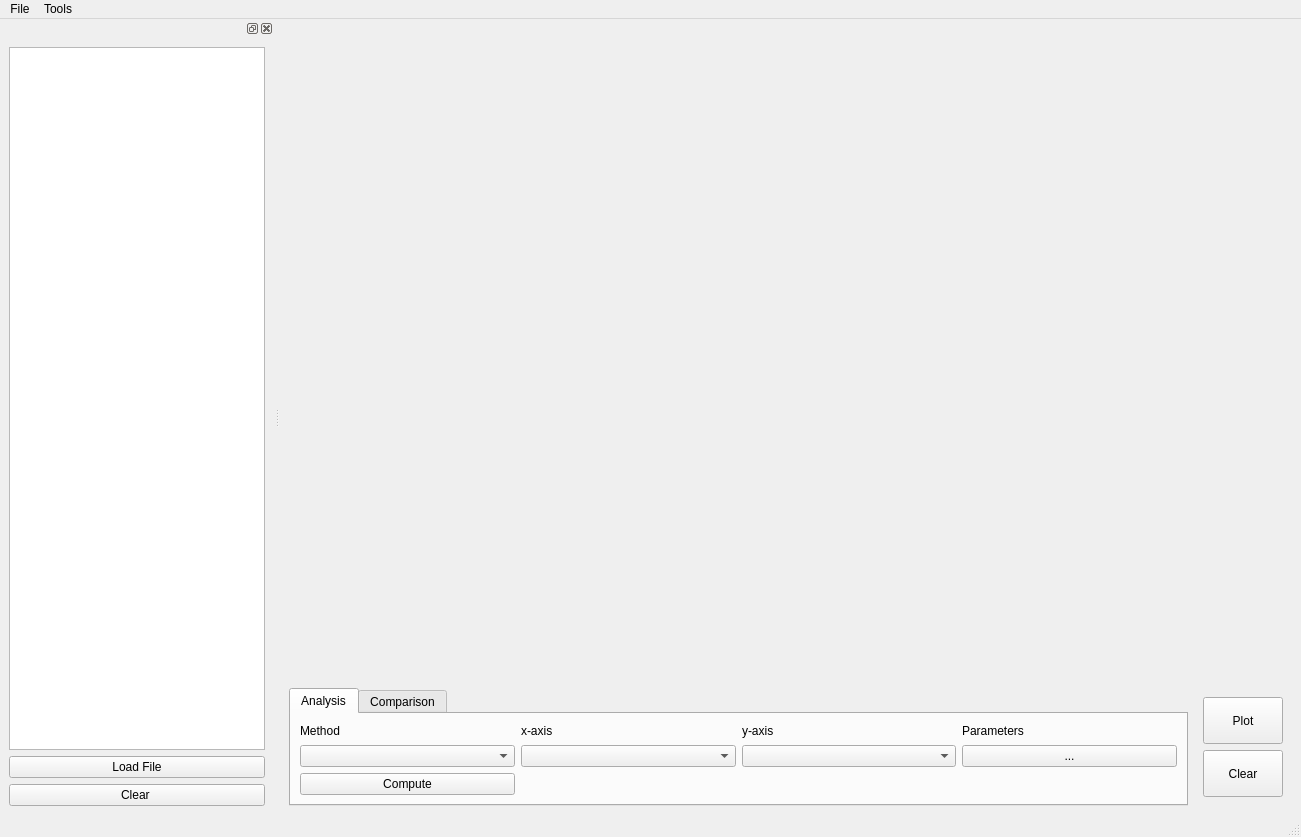
<?xml version="1.0" encoding="UTF-8"?>
<ui version="4.0">
 <class>MainWindow</class>
 <widget class="QMainWindow" name="MainWindow">
  <property name="geometry">
   <rect>
    <x>0</x>
    <y>0</y>
    <width>1301</width>
    <height>837</height>
   </rect>
  </property>
  <property name="windowTitle">
   <string>Data Viewer</string>
  </property>
  <widget class="QWidget" name="centralwidget">
   <layout class="QVBoxLayout" name="verticalLayout_2">
    <item>
     <widget class="MplWidget" name="plotWidget" native="true">
      <property name="sizePolicy">
       <sizepolicy hsizetype="Expanding" vsizetype="Expanding">
        <horstretch>0</horstretch>
        <verstretch>0</verstretch>
       </sizepolicy>
      </property>
      <property name="minimumSize">
       <size>
        <width>0</width>
        <height>0</height>
       </size>
      </property>
     </widget>
    </item>
    <item>
     <widget class="QLabel" name="label_filename">
      <property name="text">
       <string/>
      </property>
     </widget>
    </item>
    <item>
     <widget class="QWidget" name="widget" native="true">
      <property name="sizePolicy">
       <sizepolicy hsizetype="Expanding" vsizetype="Fixed">
        <horstretch>0</horstretch>
        <verstretch>0</verstretch>
       </sizepolicy>
      </property>
      <layout class="QHBoxLayout" name="horizontalLayout_6">
       <property name="leftMargin">
        <number>0</number>
       </property>
       <property name="topMargin">
        <number>0</number>
       </property>
       <property name="rightMargin">
        <number>0</number>
       </property>
       <property name="bottomMargin">
        <number>0</number>
       </property>
       <item>
        <widget class="QTabWidget" name="tabWidget">
         <property name="sizePolicy">
          <sizepolicy hsizetype="Expanding" vsizetype="Expanding">
           <horstretch>0</horstretch>
           <verstretch>0</verstretch>
          </sizepolicy>
         </property>
         <property name="minimumSize">
          <size>
           <width>0</width>
           <height>0</height>
          </size>
         </property>
         <property name="maximumSize">
          <size>
           <width>16777215</width>
           <height>150</height>
          </size>
         </property>
         <property name="currentIndex">
          <number>0</number>
         </property>
         <widget class="QWidget" name="tab_analysis">
          <attribute name="title">
           <string>Analysis</string>
          </attribute>
          <layout class="QGridLayout" name="gridLayout_2">
           <item row="4" column="0">
            <layout class="QGridLayout" name="gridLayout">
             <item row="0" column="0">
              <widget class="QLabel" name="label">
               <property name="text">
                <string>Method</string>
               </property>
              </widget>
             </item>
             <item row="1" column="2">
              <widget class="QComboBox" name="comboBoxAnalysisYaxis"/>
             </item>
             <item row="0" column="1">
              <widget class="QLabel" name="label_2">
               <property name="text">
                <string>x-axis</string>
               </property>
              </widget>
             </item>
             <item row="1" column="0">
              <widget class="QComboBox" name="comboBoxAnalysisMethod"/>
             </item>
             <item row="0" column="2">
              <widget class="QLabel" name="label_3">
               <property name="text">
                <string>y-axis</string>
               </property>
              </widget>
             </item>
             <item row="1" column="1">
              <widget class="QComboBox" name="comboBoxAnalysisXaxis"/>
             </item>
             <item row="0" column="3">
              <widget class="QLabel" name="label_4">
               <property name="text">
                <string>Parameters</string>
               </property>
              </widget>
             </item>
             <item row="2" column="0">
              <widget class="QPushButton" name="pushButton_AnalysisCompute">
               <property name="text">
                <string>Compute</string>
               </property>
              </widget>
             </item>
             <item row="1" column="3">
              <widget class="QToolButton" name="toolButtonAnalysisParameters">
               <property name="sizePolicy">
                <sizepolicy hsizetype="Preferred" vsizetype="Preferred">
                 <horstretch>0</horstretch>
                 <verstretch>0</verstretch>
                </sizepolicy>
               </property>
               <property name="text">
                <string>...</string>
               </property>
               <property name="popupMode">
                <enum>QToolButton::InstantPopup</enum>
               </property>
               <property name="toolButtonStyle">
                <enum>Qt::ToolButtonTextOnly</enum>
               </property>
               <property name="autoRaise">
                <bool>false</bool>
               </property>
               <property name="arrowType">
                <enum>Qt::DownArrow</enum>
               </property>
              </widget>
             </item>
            </layout>
           </item>
          </layout>
         </widget>
         <widget class="QWidget" name="tab_comparision">
          <attribute name="title">
           <string>Comparison</string>
          </attribute>
          <layout class="QGridLayout" name="gridLayout_4">
           <item row="0" column="0">
            <layout class="QGridLayout" name="gridLayout_3">
             <item row="0" column="4">
              <widget class="QLabel" name="label_7">
               <property name="text">
                <string>Parameters</string>
               </property>
              </widget>
             </item>
             <item row="0" column="3">
              <widget class="QLabel" name="label_6">
               <property name="text">
                <string>y-axis</string>
               </property>
              </widget>
             </item>
             <item row="2" column="4">
              <widget class="QToolButton" name="toolButtonComparisoParameters">
               <property name="sizePolicy">
                <sizepolicy hsizetype="Preferred" vsizetype="Fixed">
                 <horstretch>0</horstretch>
                 <verstretch>0</verstretch>
                </sizepolicy>
               </property>
               <property name="text">
                <string>...</string>
               </property>
               <property name="popupMode">
                <enum>QToolButton::InstantPopup</enum>
               </property>
              </widget>
             </item>
             <item row="2" column="2">
              <widget class="QComboBox" name="comboBoxComparisonXaxis"/>
             </item>
             <item row="0" column="1">
              <widget class="QLabel" name="label_11">
               <property name="text">
                <string>Measurements list</string>
               </property>
              </widget>
             </item>
             <item row="2" column="1">
              <widget class="QWidget" name="widget_4" native="true">
               <layout class="QVBoxLayout" name="verticalLayout_9">
                <property name="leftMargin">
                 <number>0</number>
                </property>
                <property name="topMargin">
                 <number>0</number>
                </property>
                <property name="rightMargin">
                 <number>0</number>
                </property>
                <property name="bottomMargin">
                 <number>0</number>
                </property>
                <item>
                 <layout class="QVBoxLayout" name="verticalLayout_8">
                  <item>
                   <widget class="QComboBox" name="comboBox_comparisonMeasurements"/>
                  </item>
                  <item>
                   <widget class="QPushButton" name="pushButton_comparisonRemove">
                    <property name="text">
                     <string>Remove Measurement</string>
                    </property>
                   </widget>
                  </item>
                 </layout>
                </item>
               </layout>
              </widget>
             </item>
             <item row="0" column="0">
              <widget class="QLabel" name="label_8">
               <property name="text">
                <string>Dataset</string>
               </property>
              </widget>
             </item>
             <item row="0" column="2">
              <widget class="QLabel" name="label_5">
               <property name="text">
                <string>x-axis</string>
               </property>
              </widget>
             </item>
             <item row="2" column="0">
              <widget class="QWidget" name="widget_3" native="true">
               <layout class="QVBoxLayout" name="verticalLayout_4">
                <property name="leftMargin">
                 <number>0</number>
                </property>
                <property name="topMargin">
                 <number>0</number>
                </property>
                <property name="rightMargin">
                 <number>0</number>
                </property>
                <property name="bottomMargin">
                 <number>0</number>
                </property>
                <item>
                 <layout class="QVBoxLayout" name="verticalLayout">
                  <property name="spacing">
                   <number>6</number>
                  </property>
                  <item>
                   <widget class="QPushButton" name="pushButton_ComparisonAddFile">
                    <property name="text">
                     <string>Add Measurement from file</string>
                    </property>
                   </widget>
                  </item>
                  <item>
                   <widget class="QPushButton" name="pushButton_comparisonAddAnalysis">
                    <property name="text">
                     <string>Add Measurement from Analysis</string>
                    </property>
                   </widget>
                  </item>
                 </layout>
                </item>
               </layout>
              </widget>
             </item>
             <item row="2" column="3">
              <widget class="QComboBox" name="comboBoxComparisonYaxis"/>
             </item>
            </layout>
           </item>
          </layout>
         </widget>
        </widget>
       </item>
       <item>
        <widget class="QWidget" name="widget_2" native="true">
         <property name="sizePolicy">
          <sizepolicy hsizetype="Preferred" vsizetype="Preferred">
           <horstretch>0</horstretch>
           <verstretch>0</verstretch>
          </sizepolicy>
         </property>
         <layout class="QVBoxLayout" name="verticalLayout_7">
          <item>
           <layout class="QVBoxLayout" name="verticalLayout_6">
            <item>
             <widget class="QPushButton" name="pushButton_plot">
              <property name="sizePolicy">
               <sizepolicy hsizetype="Minimum" vsizetype="Preferred">
                <horstretch>0</horstretch>
                <verstretch>0</verstretch>
               </sizepolicy>
              </property>
              <property name="text">
               <string>Plot</string>
              </property>
             </widget>
            </item>
            <item>
             <widget class="QPushButton" name="pushButton_clearPlot">
              <property name="sizePolicy">
               <sizepolicy hsizetype="Minimum" vsizetype="Preferred">
                <horstretch>0</horstretch>
                <verstretch>0</verstretch>
               </sizepolicy>
              </property>
              <property name="text">
               <string>Clear</string>
              </property>
             </widget>
            </item>
           </layout>
          </item>
         </layout>
        </widget>
       </item>
       <item>
        <layout class="QHBoxLayout" name="horizontalLayout_5"/>
       </item>
      </layout>
     </widget>
    </item>
   </layout>
  </widget>
  <widget class="QMenuBar" name="menubar">
   <property name="geometry">
    <rect>
     <x>0</x>
     <y>0</y>
     <width>1301</width>
     <height>28</height>
    </rect>
   </property>
   <widget class="QMenu" name="menuFile">
    <property name="title">
     <string>File</string>
    </property>
    <addaction name="actionOpen"/>
    <addaction name="actionSave_2"/>
    <addaction name="actionExit"/>
   </widget>
   <widget class="QMenu" name="menuTools">
    <property name="title">
     <string>Tools</string>
    </property>
    <addaction name="actionFilesystem_tree"/>
   </widget>
   <addaction name="menuFile"/>
   <addaction name="menuTools"/>
  </widget>
  <widget class="QStatusBar" name="statusbar">
   <property name="sizePolicy">
    <sizepolicy hsizetype="Preferred" vsizetype="Preferred">
     <horstretch>0</horstretch>
     <verstretch>0</verstretch>
    </sizepolicy>
   </property>
  </widget>
  <widget class="QDockWidget" name="dockWidget_1">
   <property name="sizePolicy">
    <sizepolicy hsizetype="Preferred" vsizetype="Preferred">
     <horstretch>0</horstretch>
     <verstretch>0</verstretch>
    </sizepolicy>
   </property>
   <attribute name="dockWidgetArea">
    <number>1</number>
   </attribute>
   <widget class="QWidget" name="dockWidgetContents_1">
    <layout class="QVBoxLayout" name="verticalLayout_3">
     <item>
      <layout class="QVBoxLayout" name="verticalLayout_5">
       <item>
        <widget class="QTreeView" name="treeView"/>
       </item>
       <item>
        <widget class="QPushButton" name="pushButton_loadFile">
         <property name="text">
          <string>Load File</string>
         </property>
        </widget>
       </item>
       <item>
        <widget class="QPushButton" name="pushButton_clearFile">
         <property name="text">
          <string>Clear </string>
         </property>
        </widget>
       </item>
      </layout>
     </item>
    </layout>
   </widget>
  </widget>
  <action name="actionFilesystem_tree">
   <property name="checkable">
    <bool>true</bool>
   </property>
   <property name="checked">
    <bool>true</bool>
   </property>
   <property name="enabled">
    <bool>true</bool>
   </property>
   <property name="text">
    <string>View Filesystem tree</string>
   </property>
  </action>
  <action name="actionOpen">
   <property name="text">
    <string>Open</string>
   </property>
   <property name="shortcut">
    <string>Ctrl+O</string>
   </property>
  </action>
  <action name="actionData">
   <property name="text">
    <string>Data</string>
   </property>
  </action>
  <action name="actionSave_2">
   <property name="text">
    <string>Save</string>
   </property>
   <property name="shortcut">
    <string>Ctrl+S</string>
   </property>
  </action>
  <action name="actionExit">
   <property name="text">
    <string>Exit</string>
   </property>
   <property name="shortcut">
    <string>Ctrl+D</string>
   </property>
  </action>
 </widget>
 <customwidgets>
  <customwidget>
   <class>MplWidget</class>
   <extends>QWidget</extends>
   <header>ThermalConductivity/Gui/Widgets/mplwidget</header>
   <container>1</container>
  </customwidget>
 </customwidgets>
 <resources/>
 <connections/>
</ui>
